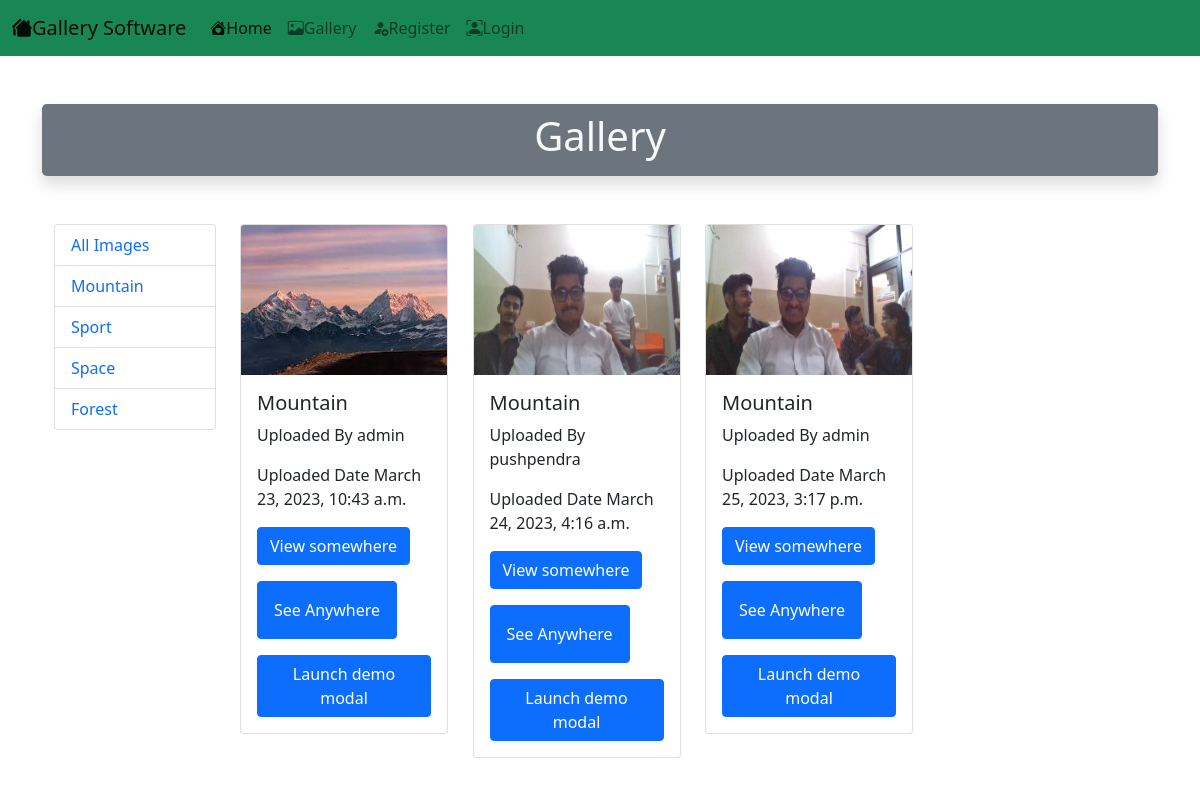
Page /cat/8/ on the committed database.
### GalleryApp/models.py (models this page shows, shortened)
class CategoryModel(models.Model):
    title = models.CharField(max_length=100)

class ImageModel(models.Model):
    title = models.CharField(max_length=100)
    desc = models.TextField()
    uploaded_by =  models.CharField(max_length=100)
    uploaded_at = models.DateTimeField(auto_now_add=True)
    cat = models.ForeignKey(CategoryModel, on_delete=models.CASCADE)
    image = models.ImageField(upload_to='Uploaded_Image/')

### GalleryApp/views.py (the view)
# urls.py: path('cat/<int:id>/',views.Cat_View.as_view(), name='cat'),
class Cat_View(View):
    def get(self,request, id):
        Images = ImageModel.objects.filter(cat = id) # filtered this using match their primary key using in a particular data
        category = CategoryModel.objects.all() # mention this if not then not show after filtered the particular coloum data
        context = {'Images':Images, 'category':category}
        return render(request,'gallery.html',context)

### templates/gallery.html (shortened to what this page needs)
{% extends 'base.html' %}
{% load static %}
{% block body %}
<div class="container my-5 text-center bg-secondary text-light rounded-3 shadow p-2 mb-2">
    <h1 class="display-6">Gallery</h1>
</div>
<div class="container my-5">
    <div class="row">
        <div class="col-2">
            <ul class="list-group">
                <li class="list-group-item"><a href="{% url 'gallery' %}" class="text-decoration-none">All Images</a>
                    {% for i in category %}
                <li class="list-group-item"><a href="{% url 'cat' i.id %}" class="text-decoration-none">{{i.title}}</a>
                </li>
                {% endfor %}
                </li>
            </ul>
        </div>
        <div class="col-10">
            <div class="row">
                {% for i in Images %}
                <div class="col-3 ">
                    <div class="card" style="width: 13rem;">
                        <img src="{{i.image.url}}" id="myover" class="card-img-top" alt="No Image "
                            style="height: 150px;">
                        <div class="card-body">
                            <h5 class="card-title">{{i.title}}</h5>
                            <p class="card-text">Uploaded By {{i.uploaded_by}}</p>
                            <p class="card-text">Uploaded Date {{i.uploaded_at}}</p>
                            <button class="btn btn-primary" type="button" data-bs-toggle="offcanvas"
                                data-bs-target="#offcanvasRight" aria-controls="offcanvasRight">View somewhere
                            </button>
                            <a href="{% url 'viewinfo' i.id %}" class="btn btn-primary my-3 p-3" id="desc">See Anywhere
                            </a>
                            <button type="button" class="btn btn-primary" data-bs-toggle="modal"
                                data-bs-target="#exampleModal">
                                Launch demo modal
                            </button>
                        </div>
                    </div>
                </div>
                {% endfor %}
            </div>
        </div>
    </div>
</div>
{% endblock body %}

### rows in the picture
CategoryModel: title "Mountain"
CategoryModel: title "Sport"
CategoryModel: title "Space"
CategoryModel: title "Forest"
ImageModel: image (picture), title "Mountain", uploaded_by "admin", uploaded_at "March 23, 2023, 10:43 a.m."
ImageModel: image (picture), title "Mountain", uploaded_by "pushpendra", uploaded_at "March 24, 2023, 4:16 a.m."
ImageModel: image (picture), title "Mountain", uploaded_by "admin", uploaded_at "March 25, 2023, 3:17 p.m."
